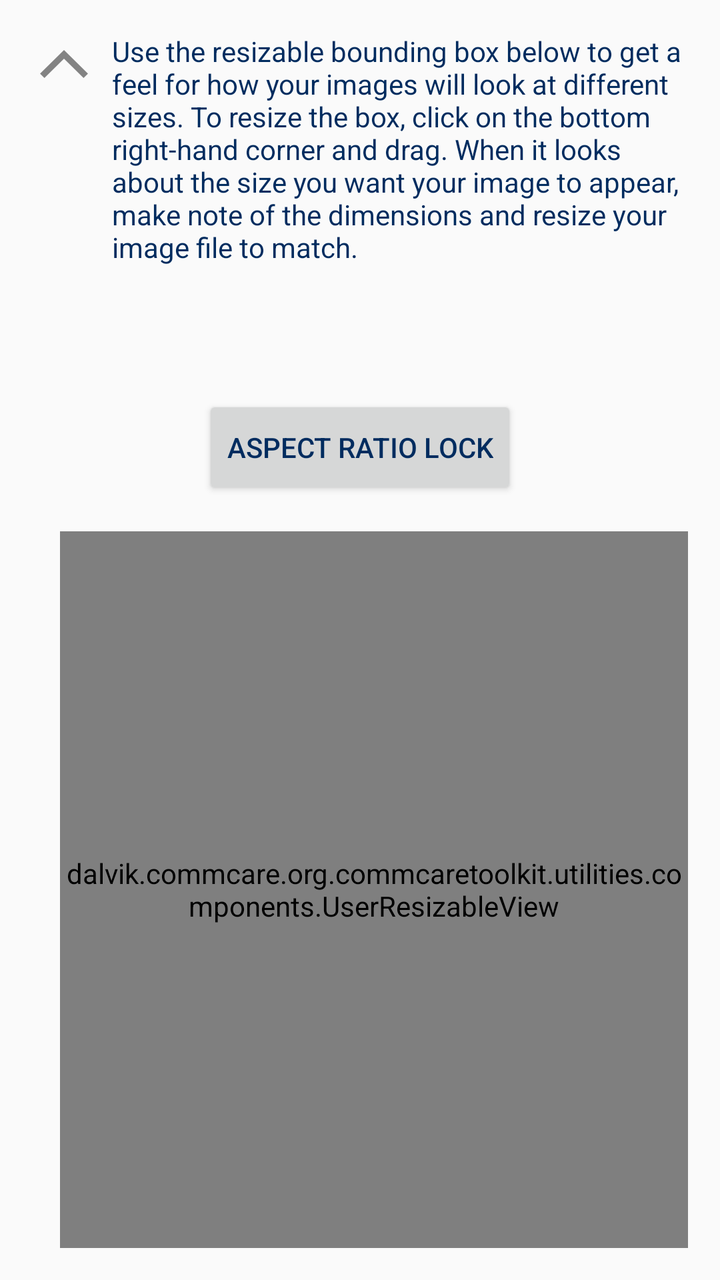
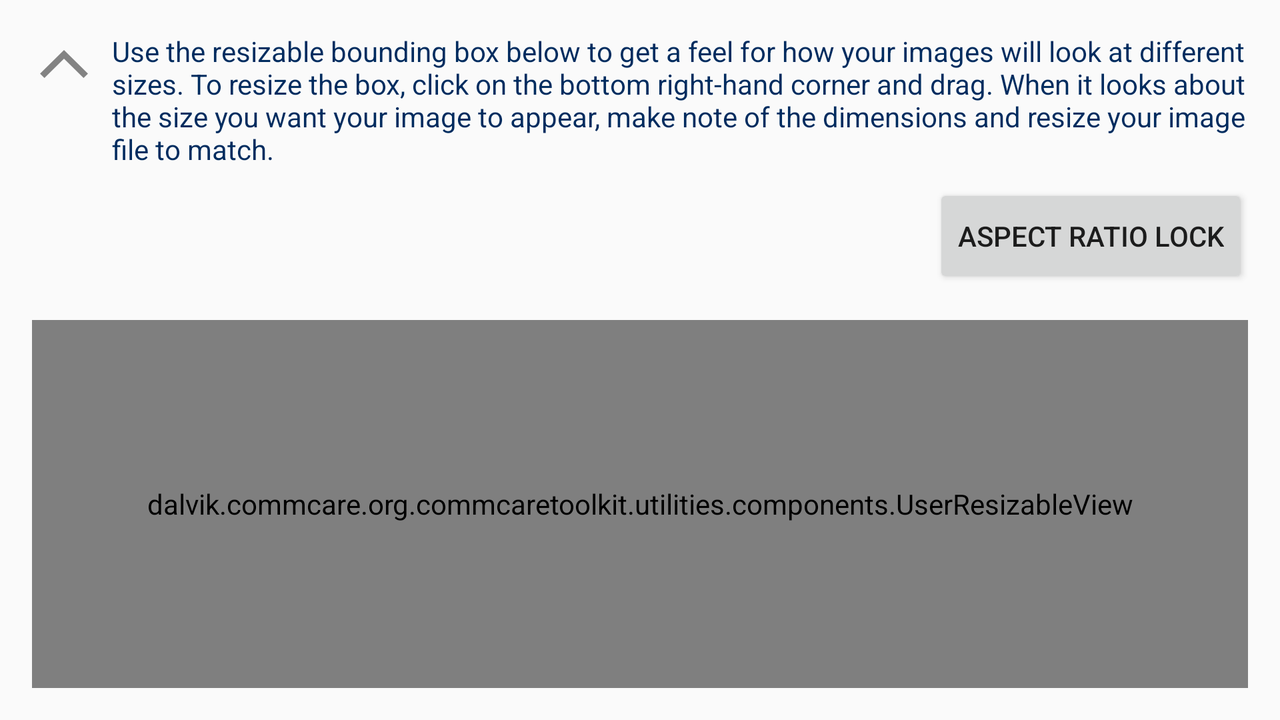

Two renders of one Android screen. The first uses the default layout on a phone; the second uses the alternative layout the repository ships for a different screen configuration, on a matching device. The two XML files are below.
<!-- AndroidManifest.xml: application theme AppTheme -->
<!-- res/layout/image_sizing_layout.xml -->
<?xml version="1.0" encoding="utf-8"?>
<RelativeLayout xmlns:android="http://schemas.android.com/apk/res/android"
    android:layout_width="match_parent"
    android:layout_height="match_parent"
    android:padding="@dimen/spacer_double" >

    <LinearLayout
        android:layout_width="match_parent"
        android:layout_height="wrap_content"
        android:id="@+id/image_sizing_explanation_container"
        android:orientation="horizontal" >

        <ImageButton
            android:id="@+id/toggle_instructions_button"
            android:layout_width="wrap_content"
            android:layout_height="wrap_content"
            android:background="@drawable/circle_button"
            android:src="@drawable/collapse_icon" />

        <TextView
            android:id="@+id/image_sizing_explanation"
            android:layout_width="match_parent"
            android:layout_height="wrap_content"
            android:textColor="@color/cc_brand_text"
            android:text="@string/image_sizing_explanation"
            android:layout_marginLeft="@dimen/standard_spacer"
            android:paddingBottom="@dimen/standard_spacer" />

        <TextView
            android:id="@+id/image_sizing_explanation_abbrev"
            android:layout_width="match_parent"
            android:layout_height="wrap_content"
            android:textColor="@color/cc_brand_text"
            android:text="@string/image_sizing_explanation_abbrev"
            android:layout_marginLeft="@dimen/standard_spacer"
            android:paddingBottom="@dimen/standard_spacer"
            android:visibility="gone"/>

    </LinearLayout>



    <RelativeLayout
        android:id="@+id/dimensions_display"
        android:layout_height="wrap_content"
        android:layout_width="match_parent"
        android:layout_below="@id/image_sizing_explanation_container"
        android:gravity="center"
        android:layout_marginBottom="@dimen/standard_spacer" >

        <TextView
            android:id="@+id/width_display"
            android:layout_width="wrap_content"
            android:layout_height="wrap_content"
            android:textSize="@dimen/text_size_medium" />

        <TextView
            android:id="@+id/height_display"
            android:layout_width="wrap_content"
            android:layout_height="wrap_content"
            android:textSize="@dimen/text_size_medium"
            android:layout_below="@id/width_display" />

    </RelativeLayout>

    <RelativeLayout
        android:layout_width="match_parent"
        android:layout_height="wrap_content"
        android:id="@+id/aspect_ratio_buttons_wrapper"
        android:layout_below="@id/dimensions_display"
        android:gravity="center"
        android:layout_marginBottom="@dimen/spacer_double" >

        <Button
            android:id="@+id/enter_aspect_ratio_button"
            android:layout_width="wrap_content"
            android:layout_height="@dimen/min_button_height"
            android:gravity="center"
            android:textSize="@dimen/text_size_small"
            android:textColor="@color/cc_brand_text"
            android:text="@string/aspect_ratio_text" />

        <Button
            android:id="@+id/clear_aspect_ratio_button"
            android:layout_width="wrap_content"
            android:layout_height="@dimen/min_button_height"
            android:gravity="center"
            android:visibility="gone"
            android:layout_toLeftOf="@id/enter_aspect_ratio_button"
            android:layout_marginLeft="@dimen/standard_spacer"
            android:textSize="@dimen/text_size_small"
            android:textColor="@color/cc_brand_text"
            android:text="@string/clear_aspect_ratio_text" />

    </RelativeLayout>

    <RelativeLayout
        android:id="@+id/resizable_view_container"
        android:layout_width="match_parent"
        android:layout_height="match_parent"
        android:layout_alignParentBottom="true"
        android:layout_below="@id/aspect_ratio_buttons_wrapper" >

        <dalvik.commcare.org.commcaretoolkit.utilities.components.UserResizableView
            android:id="@+id/resizable_canvas"
            android:layout_height="match_parent"
            android:layout_width="match_parent"
            android:layout_marginLeft="14dp">
        </dalvik.commcare.org.commcaretoolkit.utilities.components.UserResizableView>

    </RelativeLayout>


</RelativeLayout>
<!-- resources referenced by this layout -->
<resources>
  <color name="cc_brand_text">#002C5F</color>
  <dimen name="min_button_height">52dp</dimen>
  <dimen name="spacer_double">16dp</dimen>
  <dimen name="standard_spacer">8dp</dimen>
  <dimen name="text_size_medium">18sp</dimen>
  <dimen name="text_size_small">14sp</dimen>
  <!-- drawable circle_button (drawable) -->
  <?xml version="1.0" encoding="utf-8"?>
  <shape xmlns:android="http://schemas.android.com/apk/res/android"
      android:shape="oval">
      <solid android:color="@color/transparent"/>
  </shape>
  <!-- drawable collapse_icon: png bitmap (drawable-hdpi, 509 bytes) -->
  <string name="aspect_ratio_text">Aspect Ratio Lock</string>
  <string name="clear_aspect_ratio_text">Clear Aspect Ratio</string>
  <string name="image_sizing_explanation">Use the resizable bounding box below to get a feel for how your images will look at different sizes. To resize the box, click on the bottom right-hand corner and drag. When it looks about the size you want your image to appear, make note of the dimensions and resize your image file to match.</string>
  <string name="image_sizing_explanation_abbrev">Use the resizable bounding box below to...</string>
  <style name="AppTheme" parent="Theme.AppCompat.Light.DarkActionBar">
          
          <item name="colorPrimary">@color/colorPrimary</item>
          <item name="colorPrimaryDark">@color/colorPrimaryDark</item>
          <item name="colorAccent">@color/colorAccent</item>
      </style>
  <color name="transparent">#00000000</color>
  <color name="colorPrimary">#3F51B5</color>
  <color name="colorPrimaryDark">#303F9F</color>
  <color name="colorAccent">#FF4081</color>
</resources>
<!-- res/layout-land/image_sizing_layout.xml (the repository's variant of the layout above) -->
<!-- drawn on the phone turned sideways -->
<?xml version="1.0" encoding="utf-8"?>
<RelativeLayout xmlns:android="http://schemas.android.com/apk/res/android"
    android:layout_width="match_parent"
    android:layout_height="match_parent"
    android:padding="@dimen/spacer_double" >

    <LinearLayout
        android:layout_width="match_parent"
        android:layout_height="wrap_content"
        android:id="@+id/image_sizing_explanation_container"
        android:orientation="horizontal" >

        <ImageButton
            android:id="@+id/toggle_instructions_button"
            android:layout_width="wrap_content"
            android:layout_height="wrap_content"
            android:background="@drawable/circle_button"
            android:src="@drawable/collapse_icon" />

        <TextView
            android:id="@+id/image_sizing_explanation"
            android:layout_width="match_parent"
            android:layout_height="wrap_content"
            android:textColor="@color/cc_brand_text"
            android:text="@string/image_sizing_explanation"
            android:layout_marginLeft="@dimen/standard_spacer"
            android:paddingBottom="@dimen/standard_spacer" />

        <TextView
            android:id="@+id/image_sizing_explanation_abbrev"
            android:layout_width="match_parent"
            android:layout_height="wrap_content"
            android:textColor="@color/cc_brand_text"
            android:text="@string/image_sizing_explanation_abbrev"
            android:layout_marginLeft="@dimen/standard_spacer"
            android:paddingBottom="@dimen/standard_spacer"
            android:visibility="gone"/>

    </LinearLayout>

    <RelativeLayout
        android:id="@+id/middle_bar_container"
        android:layout_width="match_parent"
        android:layout_height="wrap_content"
        android:layout_below="@id/image_sizing_explanation_container"
        android:layout_marginBottom="@dimen/spacer_double" >

        <RelativeLayout
            android:id="@+id/dimensions_display"
            android:layout_height="wrap_content"
            android:layout_width="wrap_content"
            android:layout_marginRight="@dimen/spacer_double" >

            <TextView
                android:id="@+id/width_display"
                android:layout_width="wrap_content"
                android:layout_height="wrap_content"
                android:textSize="@dimen/text_size_medium" />

            <TextView
                android:id="@+id/height_display"
                android:layout_width="wrap_content"
                android:layout_height="wrap_content"
                android:textSize="@dimen/text_size_medium"
                android:layout_below="@id/width_display" />

        </RelativeLayout>

        <RelativeLayout
            android:layout_width="wrap_content"
            android:layout_height="wrap_content"
            android:id="@+id/aspect_ratio_buttons_wrapper"
            android:layout_alignParentRight="true" >

            <Button
                android:id="@+id/enter_aspect_ratio_button"
                android:layout_width="wrap_content"
                android:layout_height="@dimen/min_button_height"
                android:gravity="center"
                android:textSize="@dimen/text_size_small"
                android:text="@string/aspect_ratio_text" />

            <Button
                android:id="@+id/clear_aspect_ratio_button"
                android:layout_width="wrap_content"
                android:layout_height="@dimen/min_button_height"
                android:gravity="center"
                android:visibility="gone"
                android:layout_toRightOf="@id/enter_aspect_ratio_button"
                android:layout_marginRight="@dimen/standard_spacer"
                android:textSize="@dimen/text_size_small"
                android:text="@string/clear_aspect_ratio_text" />

        </RelativeLayout>

    </RelativeLayout>

    <RelativeLayout
        android:id="@+id/resizable_view_container"
        android:layout_width="match_parent"
        android:layout_height="match_parent"
        android:layout_alignParentBottom="true"
        android:layout_below="@id/middle_bar_container" >

        <dalvik.commcare.org.commcaretoolkit.utilities.components.UserResizableView
            android:id="@+id/resizable_canvas"
            android:layout_height="match_parent"
            android:layout_width="match_parent" >
        </dalvik.commcare.org.commcaretoolkit.utilities.components.UserResizableView>

    </RelativeLayout>

</RelativeLayout>
